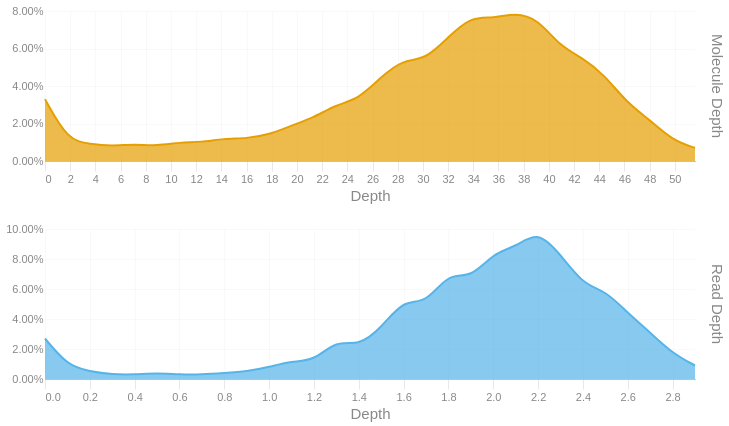

Write notebook code for a chart like this one.
### Code cell
readdep = depth_hist(tb['Read Depth'], q99, 3)
readdep = readdep.with_columns(pl.lit('Read Depth').alias('Metric'))
if not SKIPLR:
    moldep = depth_hist(tb['Molecule Depth'], mol_q99, 1)
    moldep = moldep.with_columns(pl.lit('Molecule Depth').alias('Metric'))
    _hist = pl.concat([readdep, moldep])
    _hist = _hist.filter(pl.col('Proportion') != 0)
    with SafeRender(_hist):
        (
            alt.Chart(_hist)        
            .mark_area(interpolate = "basis")
            .encode(
                x=alt.X('Bin:Q').scale(domainMin=0).axis(alt.Axis(title='Depth')),
                y = alt.Y('Proportion:Q', title = None).axis(format = '.2%'),
                color = alt.Color('Metric:N').legend(None),
                row = alt.Row("Metric:N").header(title = None, labelOrient = 'right'),
                tooltip = [
                    alt.Tooltip("Metric:N", title = "Metric"),
                    alt.Tooltip('Interval:N', title = "Depth Interval"),
                    alt.Tooltip('Proportion:Q', title = "% Alignments").format('.2%')
                ]
            )
            .resolve_scale(x='independent', y='independent')
            .properties(
                height = 150, width = 650,
                usermeta={'embedOptions': {'downloadFileName': f'{samplename}.depth.hist'}}
            )
        ).display()
else:
    readdep = readdep.filter(pl.col('Proportion') != 0)
    with SafeRender(readdep):
        (
            alt.Chart(readdep)        
            .mark_area(interpolate = "basis")
            .encode(
                x=alt.X('Bin:Q').scale(domainMin=0).axis(alt.Axis(title='Depth')),
                y = alt.Y('Proportion:Q', title = None).axis(format = '.2%'),
                tooltip = [
                    alt.Tooltip('Interval:N', title = "Depth Interval"),
                    alt.Tooltip('Proportion:Q', title = "% Alignments").format('.2%')
                ]
            )
            .properties(
                usermeta={'embedOptions': {'downloadFileName': f'{samplename}.depth.hist'}}
            )
        ).display()

### Figure 1 — Vega-Lite specification as saved in the notebook (floating-point values rounded to 4 significant figures)
{"width": 650, "height": 150, "config": {"title": {"anchor": "start", "dy": -15, "fontSize": 18, "color": "#888888", "subtitleColor": "#888888", "subtitleFontSize": 14}, "arc": {"fill": "#0072B2"}, "axis": {"domainColor": "#888888", "domainWidth": 0.5, "gridWidth": 0.2, "grid": false, "titleFontWeight": 400, "titleFontSize": 15, "labelFontSize": 11, "labelColor": "#888888", "tickColor": "#888888", "tickWidth": 0.2, "titleColor": "#888888"}, "axisBand": {"grid": false}, "axisX": {"grid": true, "tickSize": 10, "domainCap": "round"}, "axisY": {"domain": false, "grid": true, "tickSize": 0, "domainCap": "round"}, "background": "transparent", "header": {"labelFontSize": 15, "labelColor": "#888888", "titleFontSize": 15, "titleFontWeight": 600, "titleColor": "#888888"}, "legend": {"labelFont": "sans-serif", "labelFontSize": 12, "labelColor": "#888888", "symbolSize": 100, "symbolType": "circle", "titleFontSize": 12, "titlePadding": 10, "titleColor": "#888888", "title": null}, "range": {"category": ["#E69F00", "#56B4E9", "#009E73", "#F0E442", "#0072B2", "#D55E00", "#CC79A7", "#000000"], "diverging": ["#cfe8f3", "#a2d4ec", "#73bfe2", "#46abdb", "#1696d2", "#12719e"]}, "area": {"fill": "#0072B2", "fillOpacity": 0.7, "line": true, "strokeOpacity": 0.7}, "line": {"color": "#0072B2", "stroke": "#0072B2", "strokeWidth": 2}, "trail": {"color": "#0072B2", "stroke": "#0072B2", "strokeWidth": 0, "size": 1}, "point": {"filled": true, "fillOpacity": 1.0, "size": 95}, "text": {"color": "#888888", "fontSize": 11, "align": "right", "fontWeight": 400, "size": 11}, "bar": {"fill": "#0072B2", "stroke": null}, "view": {"stroke": null, "continuousWidth": 660, "continuousHeight": 400}}, "data": {"name": "data-26da6df73cabbe2df1c0bc65650ce993"}, "mark": {"type": "area", "interpolate": "basis"}, "encoding": {"color": {"field": "Metric", "legend": null, "type": "nominal"}, "row": {"field": "Metric", "header": {"title": null, "labelOrient": "right"}, "type": "nominal"}, "tooltip": [{"field": "Metric", "title": "Metric", "type": "nominal"}, {"field": "Interval", "title": "Depth Interval", "type": "nominal"}, {"field": "Proportion", "format": ".2%", "title": "% Alignments", "type": "quantitative"}], "x": {"axis": {"title": "Depth"}, "field": "Bin", "scale": {"domainMin": 0}, "type": "quantitative"}, "y": {"axis": {"format": ".2%"}, "field": "Proportion", "title": null, "type": "quantitative"}}, "resolve": {"scale": {"x": "independent", "y": "independent"}}, "usermeta": {"embedOptions": {"downloadFileName": "S3_Annis_510.depth.hist"}}, "$schema": "https://vega.github.io/schema/vega-lite/v6.1.0.json", "datasets": {"data-26da6df73cabbe2df1c0bc65650ce993": [{"Bin": 0.0, "Interval": "0.0-0.1", "Proportion": 0.027, "Metric": "Read Depth"}, {"Bin": 0.1, "Interval": "0.1-0.2", "Proportion": 0.009, "Metric": "Read Depth"}, {"Bin": 0.2, "Interval": "0.2-0.3", "Proportion": 0.005, "Metric": "Read Depth"}, {"Bin": 0.3, "Interval": "0.3-0.4", "Proportion": 0.003, "Metric": "Read Depth"}, {"Bin": 0.4, "Interval": "0.4-0.5", "Proportion": 0.003, "Metric": "Read Depth"}, {"Bin": 0.5, "Interval": "0.5-0.6", "Proportion": 0.004, "Metric": "Read Depth"}, {"Bin": 0.6, "Interval": "0.6-0.7", "Proportion": 0.003, "Metric": "Read Depth"}, {"Bin": 0.7, "Interval": "0.7-0.8", "Proportion": 0.003, "Metric": "Read Depth"}, {"Bin": 0.8, "Interval": "0.8-0.9", "Proportion": 0.004, "Metric": "Read Depth"}, {"Bin": 0.9, "Interval": "0.9-1.0", "Proportion": 0.005, "Metric": "Read Depth"}, {"Bin": 1.0, "Interval": "1.0-1.1", "Proportion": 0.008, "Metric": "Read Depth"}, {"Bin": 1.1, "Interval": "1.1-1.2", "Proportion": 0.012, "Metric": "Read Depth"}, {"Bin": 1.2, "Interval": "1.2-1.3", "Proportion": 0.012, "Metric": "Read Depth"}, {"Bin": 1.3, "Interval": "1.3-1.4", "Proportion": 0.026, "Metric": "Read Depth"}, {"Bin": 1.4, "Interval": "1.4-1.5", "Proportion": 0.022, "Metric": "Read Depth"}, {"Bin": 1.5, "Interval": "1.5-1.6", "Proportion": 0.034, "Metric": "Read Depth"}, {"Bin": 1.6, "Interval": "1.6-1.7", "Proportion": 0.053, "Metric": "Read Depth"}, {"Bin": 1.7, "Interval": "1.7-1.8", "Proportion": 0.05, "Metric": "Read Depth"}, {"Bin": 1.8, "Interval": "1.8-1.9", "Proportion": 0.071, "Metric": "Read Depth"}, {"Bin": 1.9, "Interval": "1.9-2.0", "Proportion": 0.067, "Metric": "Read Depth"}, {"Bin": 2.0, "Interval": "2.0-2.1", "Proportion": 0.084, "Metric": "Read Depth"}, {"Bin": 2.1, "Interval": "2.1-2.2", "Proportion": 0.088, "Metric": "Read Depth"}, {"Bin": 2.2, "Interval": "2.2-2.3", "Proportion": 0.099, "Metric": "Read Depth"}, {"Bin": 2.3, "Interval": "2.3-2.4", "Proportion": 0.083, "Metric": "Read Depth"}, {"Bin": 2.4, "Interval": "2.4-2.5", "Proportion": 0.063, "Metric": "Read Depth"}, {"Bin": 2.5, "Interval": "2.5-2.6", "Proportion": 0.059, "Metric": "Read Depth"}, {"Bin": 2.6, "Interval": "2.6-2.7", "Proportion": 0.044, "Metric": "Read Depth"}, {"Bin": 2.7, "Interval": "2.7-2.8", "Proportion": 0.031, "Metric": "Read Depth"}, {"Bin": 2.8, "Interval": "2.8-2.9", "Proportion": 0.017, "Metric": "Read Depth"}, {"Bin": 2.9, "Interval": "2.9-3.0", "Proportion": 0.009, "Metric": "Read Depth"}, {"Bin": 0.0, "Interval": "0.0-1.8", "Proportion": 0.033, "Metric": "Molecule Depth"}, {"Bin": 1.8, "Interval": "1.8-3.6", "Proportion": 0.011, "Metric": "Molecule Depth"}, {"Bin": 3.6, "Interval": "3.6-5.3", "Proportion": 0.009, "Metric": "Molecule Depth"}, {"Bin": 5.3, "Interval": "5.3-7.1", "Proportion": 0.008, "Metric": "Molecule Depth"}, {"Bin": 7.1, "Interval": "7.1-8.9", "Proportion": 0.009, "Metric": "Molecule Depth"}, {"Bin": 8.9, "Interval": "8.9-10.7", "Proportion": 0.008, "Metric": "Molecule Depth"}, {"Bin": 10.7, "Interval": "10.7-12.4", "Proportion": 0.01, "Metric": "Molecule Depth"}, {"Bin": 12.4, "Interval": "12.4-14.2", "Proportion": 0.01, "Metric": "Molecule Depth"}, {"Bin": 14.2, "Interval": "14.2-16.0", "Proportion": 0.012, "Metric": "Molecule Depth"}, {"Bin": 16.0, "Interval": "16.0-17.8", "Proportion": 0.012, "Metric": "Molecule Depth"}, {"Bin": 17.8, "Interval": "17.8-19.6", "Proportion": 0.014, "Metric": "Molecule Depth"}, {"Bin": 19.6, "Interval": "19.6-21.3", "Proportion": 0.019, "Metric": "Molecule Depth"}, {"Bin": 21.3, "Interval": "21.3-23.1", "Proportion": 0.023, "Metric": "Molecule Depth"}, {"Bin": 23.1, "Interval": "23.1-24.9", "Proportion": 0.03, "Metric": "Molecule Depth"}, {"Bin": 24.9, "Interval": "24.9-26.7", "Proportion": 0.033, "Metric": "Molecule Depth"}, {"Bin": 26.7, "Interval": "26.7-28.4", "Proportion": 0.045, "Metric": "Molecule Depth"}, {"Bin": 28.4, "Interval": "28.4-30.2", "Proportion": 0.054, "Metric": "Molecule Depth"}, {"Bin": 30.2, "Interval": "30.2-32.0", "Proportion": 0.054, "Metric": "Molecule Depth"}, {"Bin": 32.0, "Interval": "32.0-33.8", "Proportion": 0.066, "Metric": "Molecule Depth"}, {"Bin": 33.8, "Interval": "33.8-35.6", "Proportion": 0.077, "Metric": "Molecule Depth"}, {"Bin": 35.6, "Interval": "35.6-37.3", "Proportion": 0.076, "Metric": "Molecule Depth"}, {"Bin": 37.3, "Interval": "37.3-39.1", "Proportion": 0.079, "Metric": "Molecule Depth"}, {"Bin": 39.1, "Interval": "39.1-40.9", "Proportion": 0.076, "Metric": "Molecule Depth"}, {"Bin": 40.9, "Interval": "40.9-42.7", "Proportion": 0.061, "Metric": "Molecule Depth"}, {"Bin": 42.7, "Interval": "42.7-44.4", "Proportion": 0.055, "Metric": "Molecule Depth"}, {"Bin": 44.4, "Interval": "44.4-46.2", "Proportion": 0.046, "Metric": "Molecule Depth"}, {"Bin": 46.2, "Interval": "46.2-48.0", "Proportion": 0.031, "Metric": "Molecule Depth"}, {"Bin": 48.0, "Interval": "48.0-49.8", "Proportion": 0.022, "Metric": "Molecule Depth"}, {"Bin": 49.8, "Interval": "49.8-51.6", "Proportion": 0.011, "Metric": "Molecule Depth"}, {"Bin": 51.6, "Interval": "51.6-53.34", "Proportion": 0.007, "Metric": "Molecule Depth"}]}}
